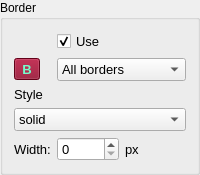
                    <widget class="QGroupBox" name="gbBorder">
                     <property name="title">
                      <string>Border</string>
                     </property>
                     <layout class="QGridLayout" name="gridLayout_6">
                      <item row="0" column="1" colspan="2">
                       <widget class="QCheckBox" name="chkUseBorder">
                        <property name="font">
                         <font>
                          <family>Arial</family>
                          <pointsize>10</pointsize>
                          <weight>50</weight>
                          <bold>false</bold>
                         </font>
                        </property>
                        <property name="text">
                         <string>Use</string>
                        </property>
                        <property name="checked">
                         <bool>true</bool>
                        </property>
                       </widget>
                      </item>
                      <item row="1" column="0">
                       <widget class="QToolButton" name="btnBorderColor">
                        <property name="sizePolicy">
                         <sizepolicy hsizetype="Fixed" vsizetype="Fixed">
                          <horstretch>0</horstretch>
                          <verstretch>0</verstretch>
                         </sizepolicy>
                        </property>
                        <property name="font">
                         <font>
                          <family>MS Shell Dlg 2</family>
                          <pointsize>10</pointsize>
                          <weight>75</weight>
                          <bold>true</bold>
                         </font>
                        </property>
                        <property name="styleSheet">
                         <string notr="true">QToolButton {background-color:#890222;color:#76fccc;}</string>
                        </property>
                        <property name="text">
                         <string>B</string>
                        </property>
                       </widget>
                      </item>
                      <item row="1" column="1" colspan="2">
                       <widget class="QComboBox" name="cbBorder">
                        <property name="font">
                         <font>
                          <family>Arial</family>
                          <pointsize>10</pointsize>
                          <weight>50</weight>
                          <bold>false</bold>
                         </font>
                        </property>
                        <item>
                         <property name="text">
                          <string>All borders</string>
                         </property>
                        </item>
                        <item>
                         <property name="text">
                          <string>Top</string>
                         </property>
                        </item>
                        <item>
                         <property name="text">
                          <string>Right</string>
                         </property>
                        </item>
                        <item>
                         <property name="text">
                          <string>Bottom</string>
                         </property>
                        </item>
                        <item>
                         <property name="text">
                          <string>Left</string>
                         </property>
                        </item>
                       </widget>
                      </item>
                      <item row="2" column="0">
                       <widget class="QLabel" name="label_57">
                        <property name="font">
                         <font>
                          <family>Arial</family>
                          <pointsize>10</pointsize>
                          <weight>50</weight>
                          <bold>false</bold>
                         </font>
                        </property>
                        <property name="text">
                         <string>Style</string>
                        </property>
                       </widget>
                      </item>
                      <item row="3" column="0" colspan="3">
                       <widget class="QComboBox" name="cbBorderStyle">
                        <property name="font">
                         <font>
                          <family>Arial</family>
                          <pointsize>10</pointsize>
                          <weight>50</weight>
                          <bold>false</bold>
                         </font>
                        </property>
                        <item>
                         <property name="text">
                          <string>solid</string>
                         </property>
                        </item>
                        <item>
                         <property name="text">
                          <string>dotted</string>
                         </property>
                        </item>
                        <item>
                         <property name="text">
                          <string>dashed</string>
                         </property>
                        </item>
                        <item>
                         <property name="text">
                          <string>double</string>
                         </property>
                        </item>
                        <item>
                         <property name="text">
                          <string>groove</string>
                         </property>
                        </item>
                        <item>
                         <property name="text">
                          <string>ridge</string>
                         </property>
                        </item>
                        <item>
                         <property name="text">
                          <string>inset</string>
                         </property>
                        </item>
                        <item>
                         <property name="text">
                          <string>outset</string>
                         </property>
                        </item>
                        <item>
                         <property name="text">
                          <string>none</string>
                         </property>
                        </item>
                       </widget>
                      </item>
                      <item row="4" column="0">
                       <widget class="QLabel" name="label_58">
                        <property name="font">
                         <font>
                          <family>Arial</family>
                          <pointsize>10</pointsize>
                          <weight>50</weight>
                          <bold>false</bold>
                         </font>
                        </property>
                        <property name="text">
                         <string>Width:</string>
                        </property>
                       </widget>
                      </item>
                      <item row="4" column="1">
                       <widget class="QSpinBox" name="sbBorderWidth">
                        <property name="font">
                         <font>
                          <family>Arial</family>
                          <pointsize>10</pointsize>
                          <weight>50</weight>
                          <bold>false</bold>
                         </font>
                        </property>
                       </widget>
                      </item>
                      <item row="4" column="2">
                       <widget class="QLabel" name="label_59">
                        <property name="font">
                         <font>
                          <family>Arial</family>
                          <pointsize>10</pointsize>
                          <weight>50</weight>
                          <bold>false</bold>
                         </font>
                        </property>
                        <property name="text">
                         <string>px</string>
                        </property>
                       </widget>
                      </item>
                     </layout>
                    </widget>
